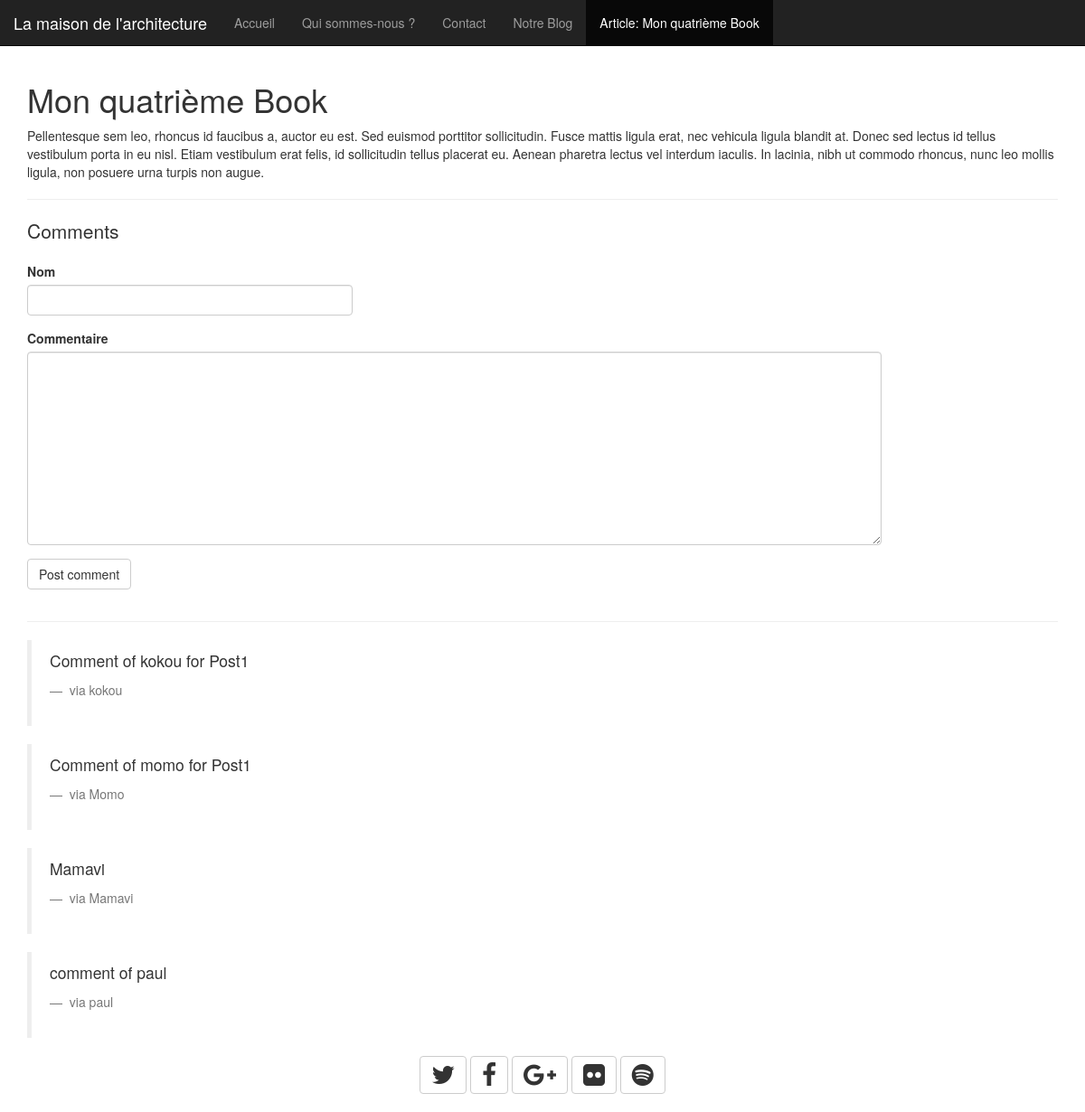
Page /blog/posts/1 on the committed database.
### app/models.py (models this page shows)
class Post(db.Model):
    __tablename__ = 'posts'
    id          = db.Column(db.Integer, primary_key=True)
    title       = db.Column(db.String(255))
    content     = db.Column(db.Text)
    comments    = db.relationship('Comment', backref="post", lazy='dynamic')
    created_at  = db.Column(db.DateTime, default=db.func.now())
    updated_at  = db.Column(db.DateTime, default=db.func.now(), onupdate=db.func.now())

class Comment(db.Model):
    __tablename__ = 'comments'
    id              = db.Column(db.Integer, primary_key=True)
    author_name     = db.Column(db.String(255))
    author_email    = db.Column(db.String(255))
    content         = db.Column(db.Text)
    post_id         = db.Column(db.Integer, db.ForeignKey('posts.id'))

### app/routes.py (the view, shortened to what this page needs)
@app.route('/blog/posts/<int:id>', methods=['GET', 'POST'])
def post_detail(id):
    post = Post.query.filter_by(id=id).first_or_404()
    form = CommentForm(request.form)
    context = {
        'post': post,
        'form': form,
    }
    return render_template('blog/post_detail.html', **context)

### app/forms.py
class CommentForm(Form):
    name = StringField('Nom', [DataRequired()])
    content = TextAreaField('Commentaire', [DataRequired()])

### app/templates/blog/post_detail.html
{% extends 'blog/blog_layout.html' %}
{% block active %}
    <li><a href="{{ url_for('home_blog') }}">Notre Blog</a></li>
  <li class="active"><a>Article: {{ post.title }}</a></li>
{% endblock active %}
{% block body %}
    <div>
        <h1 class="title">{{ post.title }}</h1>
        <p class="content">{{ post.content|safe }}</p>
    </div>
    <hr/>
    <div>
        <p class="lead">Comments</p>
        {% from 'includes/_formhelpers.html' import render_field2 %}
        <form class="row" method="POST" action="">
            <div class="form-group col-sm-4 ">
                {{ render_field2(form.name, class_="form-control", required="required") }}
            </div>
            <div class="form-group col-sm-10">
                {{ render_field2(form.content, class_="form-control", required="required", rows="10") }}
            </div>
            <div class="form-group col-sm-4">
                <input type="submit" value="Post comment" class="btn btn-default" />
            </div>
        </form>
        <hr/>
        {% for comment in post.comments %}
            <blockquote>
                <p>
                    {{ comment.content }}
                </p>
                <footer>
                    via {{ comment.author_name }}
                </footer>
            </blockquote>
        {% endfor %}
    </div>
{% endblock body %}

### app/templates/blog/blog_layout.html (style rules this page uses)
footer { margin-bottom: 20px; }

### rows in the picture
Post: title "Mon quatrième Book", content "Pellentesque sem leo, rhoncus id faucibus a, auctor eu est. Sed euismod porttitor sollicitudin. Fusce mattis ligula erat, nec vehicula ligula blandit at. Donec sed lectus id tellus vestibulum porta in eu nisl. Etiam vestibulum erat felis, id sollicitudin tellus placerat eu. Aenean pharetra lectus vel interdum iaculis. In lacinia, nibh ut commodo rhoncus, nunc leo mollis ligula, non posuere urna turpis non augue."
Comment: content "Comment of kokou for Post1", author_name "kokou"
Comment: content "Comment of momo for Post1", author_name "Momo"
Comment: content "Mamavi", author_name "Mamavi"
Comment: content "comment of paul", author_name "paul"

### other values in the picture
{{ field.label }} "Nom Commentaire"
